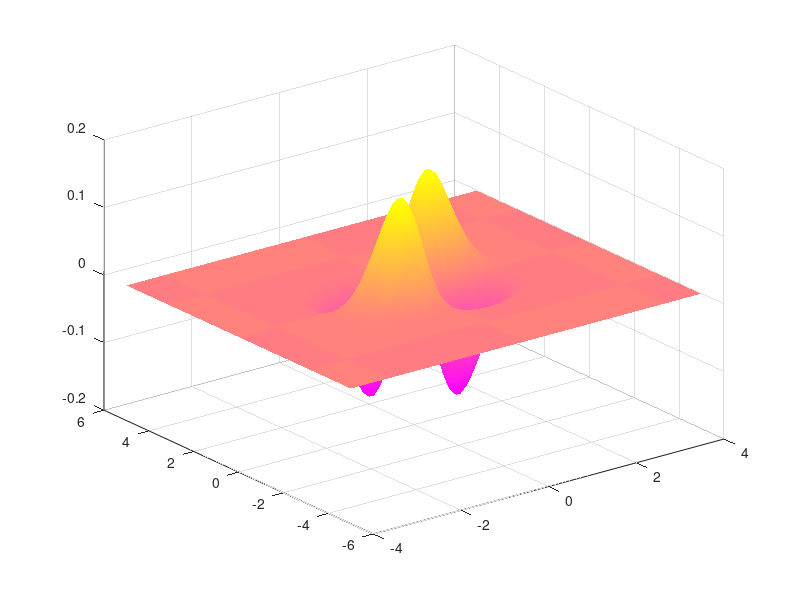

The MATLAB script that drew this image:
clear;
x = -4:0.1:4;
y = -5:0.1:5;
[X,Y] = meshgrid(x,y);
% Z = X.^2 + Y.^2;
Z = exp(-X.^2 - Y.^2).*sin(X).*sin(Y);
surf(X,Y,Z);
shading interp;
colormap spring;
